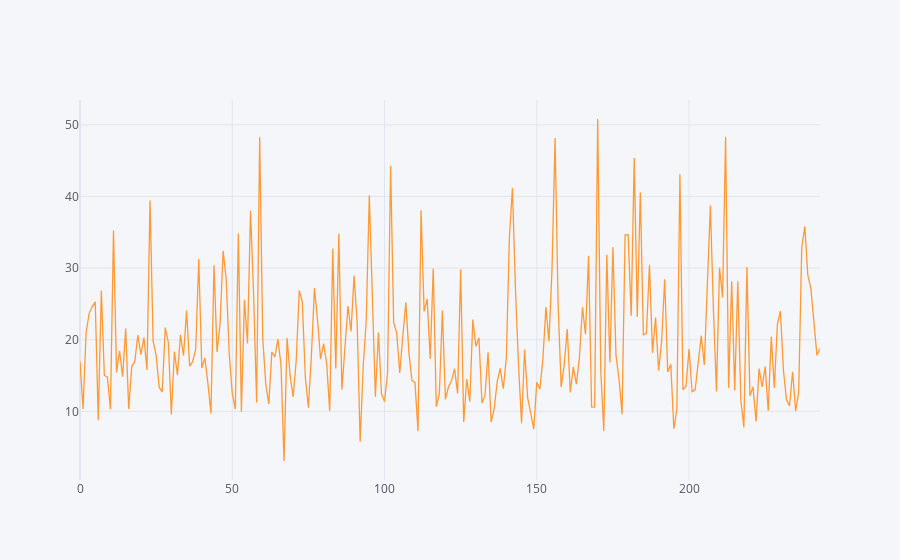

The code cell stored with this chart in its notebook:
### Code cell
tips['total_bill'].iplot()

### Figure 1 — Plotly figure (JSON) as saved in the notebook; plotly's stock layout.template omitted (floating-point values rounded to 4 significant figures; data arrays with more than 128 entries replaced by an {"elided": "..."} marker saying what was removed)
{"data": [{"line": {"color": "rgba(255, 153, 51, 1.0)", "dash": "solid", "shape": "linear", "width": 1.3}, "mode": "lines", "name": "total_bill", "text": "", "type": "scatter", "x": {"elided": "244 int values"}, "y": {"elided": "244 float values"}}], "layout": {"autosize": true, "dragmode": "zoom", "legend": {"bgcolor": "#F5F6F9", "font": {"color": "#4D5663"}}, "paper_bgcolor": "#F5F6F9", "plot_bgcolor": "#F5F6F9", "title": {"font": {"color": "#4D5663"}}, "xaxis": {"autorange": true, "gridcolor": "#E1E5ED", "range": [0, 243], "showgrid": true, "tickfont": {"color": "#4D5663"}, "title": {"font": {"color": "#4D5663"}, "text": ""}, "type": "linear", "zerolinecolor": "#E1E5ED"}, "yaxis": {"autorange": true, "gridcolor": "#E1E5ED", "range": [0.4178, 53.46], "showgrid": true, "tickfont": {"color": "#4D5663"}, "title": {"font": {"color": "#4D5663"}, "text": ""}, "type": "linear", "zerolinecolor": "#E1E5ED"}}}
